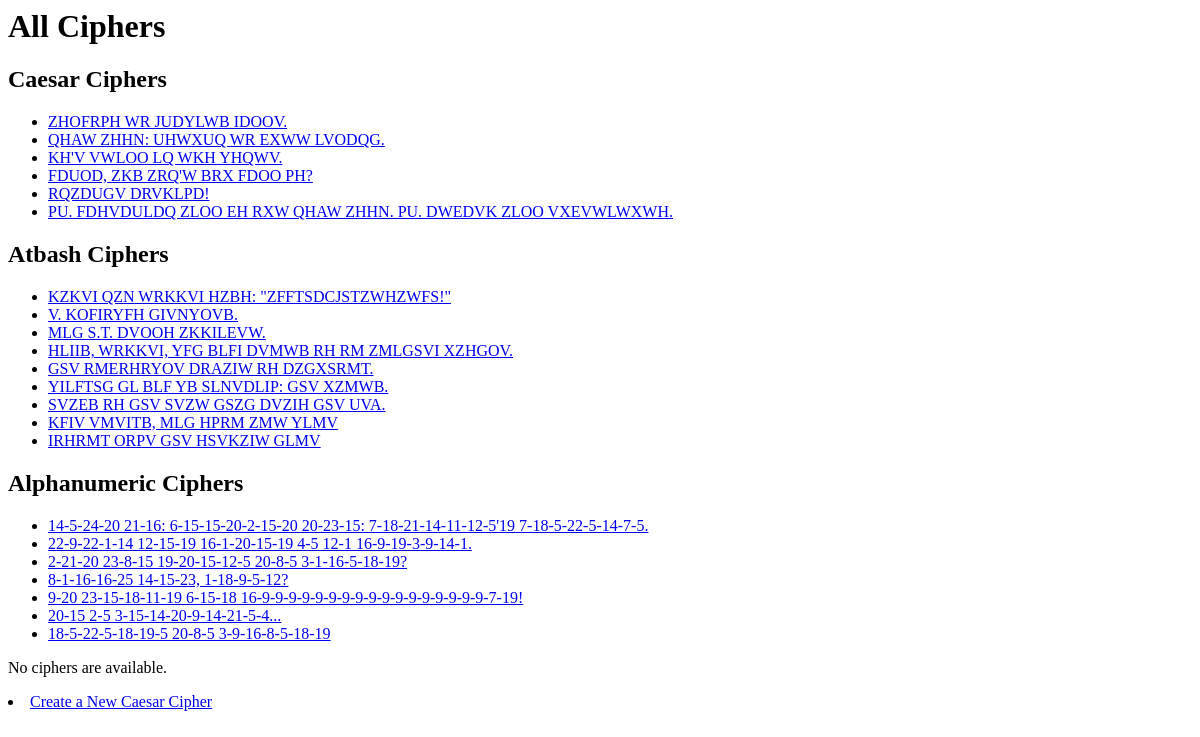
Before: /ciphers/ with the older database file.
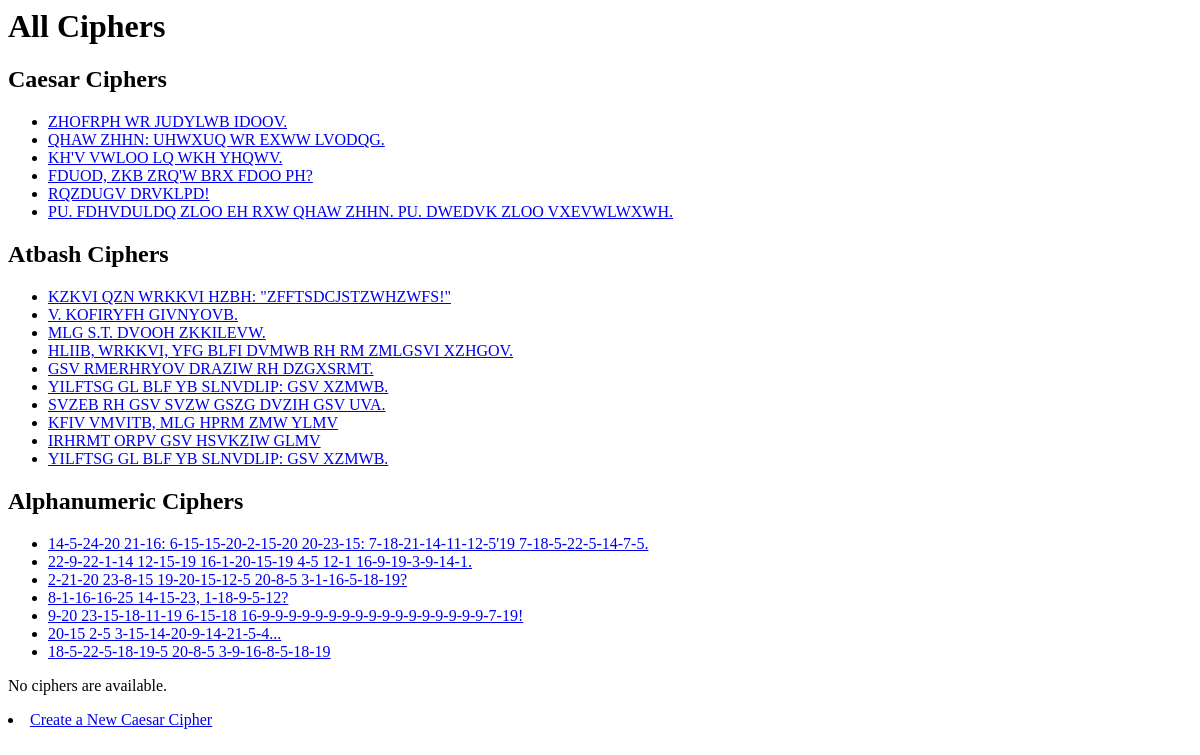
After: the same page with the newer database file.
### ciphers/models.py (models this page shows, shortened)
class Caesar(models.Model):
    caesar_text = models.CharField(max_length=500)

class Atbash(models.Model):
    atbash_text = models.CharField(max_length=500)

class Alphanumeric(models.Model):
    alphanumeric_text = models.CharField(max_length=500)

### ciphers/views.py (the view)
# urls.py: path('', views.index, name='index'),
def index(request):
    caesars = Caesar.objects.all()
    atbashs = Atbash.objects.all()
    alphanumerics = Alphanumeric.objects.all()
    context = {'caesars': caesars, 'atbashs': atbashs, 'alphanumerics': alphanumerics}
    return render(request, 'ciphers/index.html', context)

### ciphers/templates/ciphers/index.html
<h1>All Ciphers</h1>
{% if caesars %}
    <h2>Caesar Ciphers</h2>
    <ul>
    {% for caesar in caesars %}
        <li><a href="/ciphers/caesar/{{ caesar.id }}/">{{ caesar.caesar_text }}</a></li>
    {% endfor %}
    </ul>
{% else %}
    <p>No ciphers are available.</p>
{% endif %}
{% if atbashs %}
    <h2>Atbash Ciphers</h2>
    <ul>
    {% for atbash in atbashs %}
        <li><a href="/ciphers/atbash/{{ atbash.id }}/">{{ atbash.atbash_text }}</a></li>
    {% endfor %}
    </ul>
{% else %}
    <p>No ciphers are available.</p>
{% endif %}
{% if alphanumerics %}
    <h2>Alphanumeric Ciphers</h2>
    <ul>
    {% for alphanumeric in alphanumerics %}
        <li><a href="/ciphers/alphanumeric/{{ alphanumeric.id }}/">{{ alphanumeric.alphanumeric_text }}</a></li>
    {% endfor %}
    </ul>
{% else %}
    <p>No ciphers are available.</p>
{% endif %}
{% if vigeneres %}
    <h2>Vigenere Ciphers</h2>
    <ul>
    {% for vigenere in vigeneres %}
        <li><a href="/ciphers/vigenere/{{ vigenere.id }}/">{{ vigenere.vigenere_text }}</a></li>
    {% endfor %}
    </ul>
{% else %}
    <p>No ciphers are available.</p>
{% endif %}
<li><a href="/ciphers/create/">Create a New Caesar Cipher</a></li>

Changed rows visible on the page:
added Atbash: atbash_text "YILFTSG GL BLF YB SLNVDLIP: GSV XZMWB."
